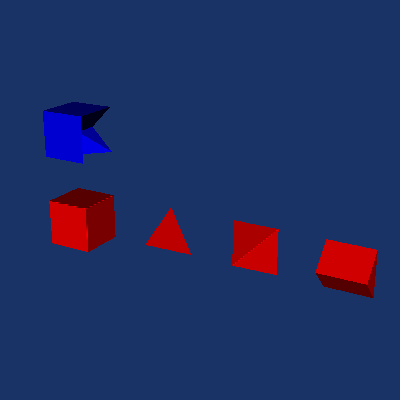

This figure's Python source:
#!/usr/bin/env python

# Demonstrate vtkCellValidator by building an unstructured grid containing
# valid and invalid cells, running the validator, and rendering cells
# colored by their validity state.

# Factory overrides
import vtkmodules.vtkInteractionStyle  # noqa: F401
import vtkmodules.vtkRenderingOpenGL2  # noqa: F401

from vtkmodules.vtkCommonCore import vtkPoints
from vtkmodules.vtkCommonDataModel import (
    VTK_HEXAHEDRON,
    VTK_PYRAMID,
    VTK_TETRA,
    VTK_WEDGE,
    vtkCellArray,
    vtkUnstructuredGrid,
)
from vtkmodules.vtkFiltersGeneral import vtkCellValidator
from vtkmodules.vtkFiltersGeometry import vtkDataSetSurfaceFilter
from vtkmodules.vtkRenderingCore import (
    vtkActor,
    vtkDataSetMapper,
    vtkRenderWindow,
    vtkRenderWindowInteractor,
    vtkRenderer,
)

# Build an unstructured grid with valid cells
pts = vtkPoints()

# Hexahedron (cell 0)
pts.InsertNextPoint(0, 0, 0)   # 0
pts.InsertNextPoint(1, 0, 0)   # 1
pts.InsertNextPoint(1, 1, 0)   # 2
pts.InsertNextPoint(0, 1, 0)   # 3
pts.InsertNextPoint(0, 0, 1)   # 4
pts.InsertNextPoint(1, 0, 1)   # 5
pts.InsertNextPoint(1, 1, 1)   # 6
pts.InsertNextPoint(0, 1, 1)   # 7

# Tetrahedron (cell 1)
pts.InsertNextPoint(2, 0, 0)   # 8
pts.InsertNextPoint(3, 0, 0)   # 9
pts.InsertNextPoint(2.5, 1, 0) # 10
pts.InsertNextPoint(2.5, 0.5, 1)  # 11

# Pyramid (cell 2)
pts.InsertNextPoint(4, 0, 0)   # 12
pts.InsertNextPoint(5, 0, 0)   # 13
pts.InsertNextPoint(5, 1, 0)   # 14
pts.InsertNextPoint(4, 1, 0)   # 15
pts.InsertNextPoint(4.5, 0.5, 1)  # 16

# Wedge (cell 3)
pts.InsertNextPoint(6, 1, 0)   # 17
pts.InsertNextPoint(6, 0, 0)   # 18
pts.InsertNextPoint(6, 0.5, 0.5)  # 19
pts.InsertNextPoint(7, 1, 0)   # 20
pts.InsertNextPoint(7, 0, 0)   # 21
pts.InsertNextPoint(7, 0.5, 0.5)  # 22

# Broken hexahedron — swapped points (cell 4)
pts.InsertNextPoint(0, 2, 0)   # 23
pts.InsertNextPoint(1, 2, 0)   # 24
pts.InsertNextPoint(1, 3, 0)   # 25
pts.InsertNextPoint(0, 3, 0)   # 26
pts.InsertNextPoint(0, 2, 1)   # 27
pts.InsertNextPoint(1, 2, 1)   # 28
pts.InsertNextPoint(1, 3, 1)   # 29
pts.InsertNextPoint(0, 3, 1)   # 30

ugrid = vtkUnstructuredGrid()
ugrid.SetPoints(pts)

# Insert cells
ugrid.InsertNextCell(VTK_HEXAHEDRON, 8, [0, 1, 2, 3, 4, 5, 6, 7])
ugrid.InsertNextCell(VTK_TETRA, 4, [8, 9, 10, 11])
ugrid.InsertNextCell(VTK_PYRAMID, 5, [12, 13, 14, 15, 16])
ugrid.InsertNextCell(VTK_WEDGE, 6, [17, 18, 19, 20, 21, 22])
# Broken hex: swap point 0 and 1
ugrid.InsertNextCell(VTK_HEXAHEDRON, 8, [24, 23, 25, 26, 27, 28, 29, 30])

# Run validator
validator = vtkCellValidator()
validator.SetInputData(ugrid)
validator.Update()

# Render cells colored by validity state
surface = vtkDataSetSurfaceFilter()
surface.SetInputConnection(validator.GetOutputPort())

mapper = vtkDataSetMapper()
mapper.SetInputConnection(surface.GetOutputPort())
mapper.SetScalarModeToUseCellFieldData()
mapper.SelectColorArray("ValidityState")
mapper.SetScalarRange(0, 4)

actor = vtkActor()
actor.SetMapper(mapper)

# Renderer
renderer = vtkRenderer()
renderer.AddActor(actor)
renderer.SetBackground(0.1, 0.2, 0.4)

# Window
render_window = vtkRenderWindow()
render_window.AddRenderer(renderer)
render_window.SetSize(400, 400)
render_window.SetWindowName("cell validator basic")

# Interactor
interactor = vtkRenderWindowInteractor()
interactor.SetRenderWindow(render_window)

# Scene
renderer.ResetCamera()
renderer.GetActiveCamera().Azimuth(30)
renderer.GetActiveCamera().Elevation(20)
renderer.ResetCameraClippingRange()

interactor.Initialize()
interactor.Start()
